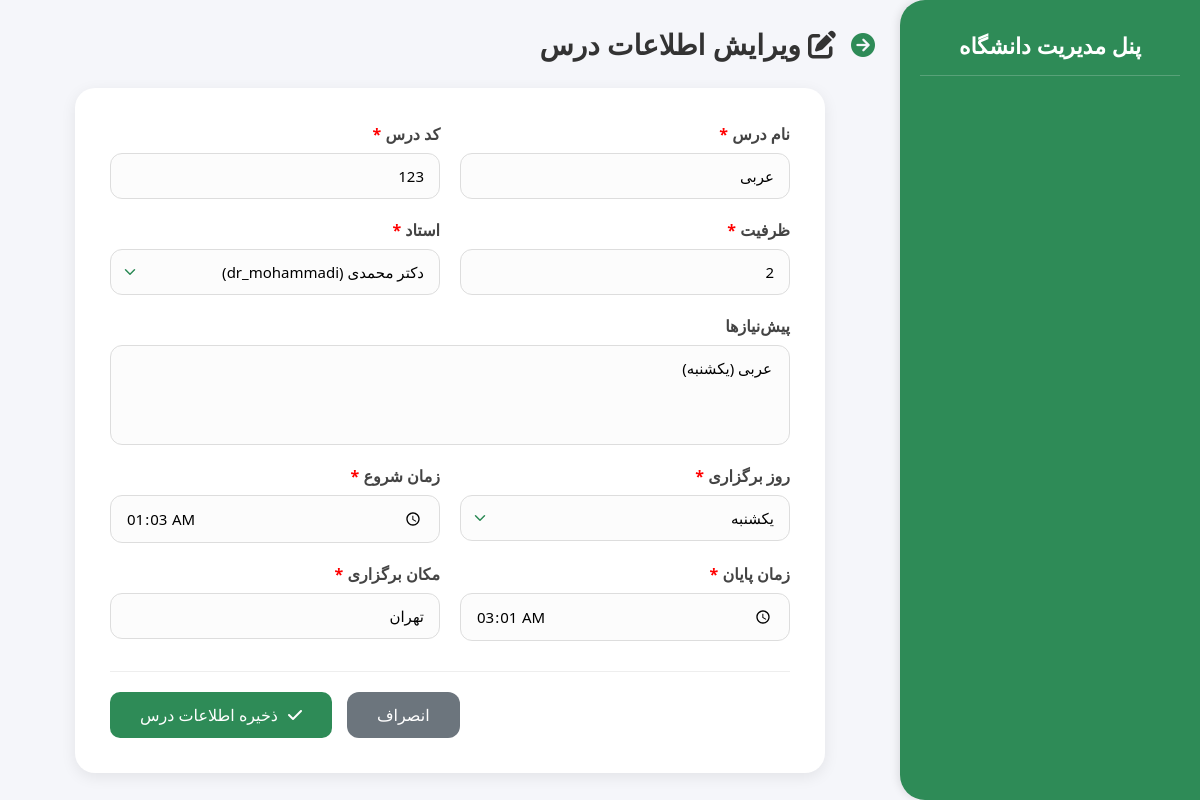
The page /courses/edit/1/ on the database as committed earlier.
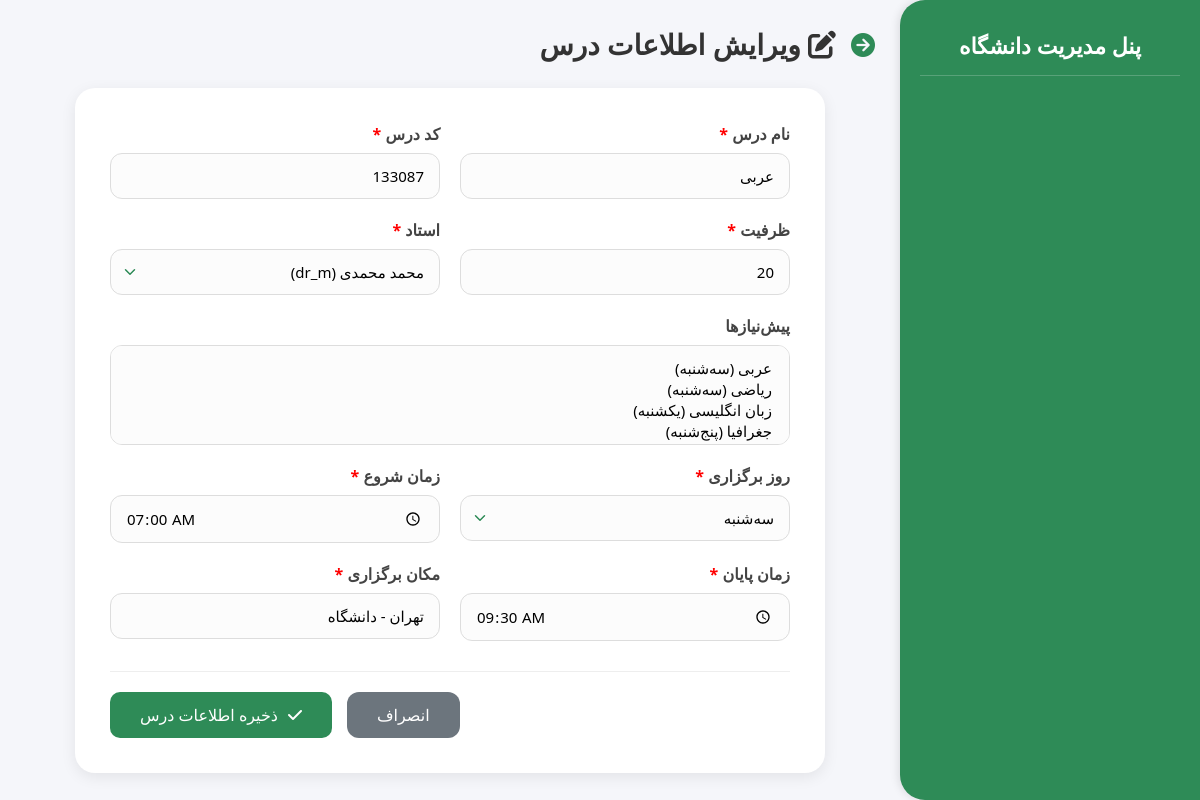
The same page on the database as committed later.
### apps/courses/models.py (models this page shows)
class Course(models.Model):
    DAYS_OF_WEEK = [
        ('1', 'شنبه'),
        ('2', 'یکشنبه'),
        ('3', 'دوشنبه'),
        ('4', 'سه‌شنبه'),
        ('5', 'چهارشنبه'),
        ('6', 'پنج‌شنبه'),
        ('7', 'جمعه'),
    ]
    name = models.CharField(max_length=100, verbose_name="نام درس")
    code = models.CharField(max_length=20, unique=True, verbose_name="کد درس")
    capacity = models.IntegerField(verbose_name="ظرفیت")
    professor = models.ForeignKey(
        User,
        on_delete=models.CASCADE,
        limit_choices_to={'is_professor': True},
        verbose_name="استاد"
    )
    day = models.CharField(
        max_length=1,
        choices=DAYS_OF_WEEK,
        default='1',
        verbose_name="روز برگزاری"
    )
    start_time = models.TimeField(verbose_name="زمان شروع")
    end_time = models.TimeField(verbose_name="زمان پایان")
    location = models.CharField(max_length=100, verbose_name="مکان برگزاری")
    prerequisites = models.ManyToManyField(
        'self',
        symmetrical=False,
        blank=True,
        verbose_name="پیش‌نیازها"
    )
    class Meta:
        verbose_name = "درس"
        verbose_name_plural = "دروس"
    def __str__(self):
        return f"{self.name} ({self.get_day_display()})"

### apps/courses/views.py (the view)
# urls.py: path('edit/<int:course_id>/', views.edit_course, name='edit'),
def edit_course(request, course_id):
    course = get_object_or_404(Course, id=course_id)
    form = CourseForm(request.POST or None, instance=course)
    if request.method == 'POST' and form.is_valid():
        form.save()
        messages.success(request, "تغییرات درس ذخیره شد.")
        return redirect('courses:manage_list')
    return render(request, 'courses/course_form.html', {'form': form})

### apps/courses/forms.py
class CourseForm(forms.ModelForm):
    class Meta:
        model = Course
        fields = ['name', 'code', 'capacity', 'professor', 'prerequisites', 'day', 'start_time', 'end_time', 'location']
        widgets = {
            'start_time': forms.TimeInput(attrs={'type': 'time', 'class': 'input-field'}),
            'end_time': forms.TimeInput(attrs={'type': 'time', 'class': 'input-field'}),
            'prerequisites': forms.SelectMultiple(attrs={'class': 'input-field'}),
        }

### apps/accounts/models.py (called while the page is built)
    def get_full_name(self):
        return f"{self.first_name} {self.last_name}"

    def __str__(self):
        return f"{self.get_full_name()} ({self.username})"

### templates/courses/course_form.html (shortened to what this page needs)
{% extends 'base.html' %}
{% block content %}
<div style="display: flex; align-items: center; gap: 15px; margin-bottom: 25px;">
    <a href="{% url 'courses:manage_list' %}" style="text-decoration: none; color: #2E8B57; font-size: 24px;">
        <i class="fa-solid fa-circle-arrow-right"></i>
    </a>
    <h2 style="margin: 0; color: #333;">
        {% if form.instance.pk %}
            <i class="fa-solid fa-pen-to-square"></i> ویرایش اطلاعات درس
        {% else %}
            <i class="fa-solid fa-plus-circle"></i> تعریف درس جدید در سامانه
        {% endif %}
    </h2>
</div>
<div class="card-container" style="width: 80%; margin: 0 auto; background: white; padding: 35px; border-radius: 20px; box-shadow: 0 4px 15px rgba(0,0,0,0.08);">
    <form method="post">
        <div style="display: grid; grid-template-columns: 1fr 1fr; gap: 20px;">
            {% for field in form %}
                <div style="display: flex; flex-direction: column; {% if field.name == 'prerequisites' %}grid-column: span 2;{% endif %}">
                    <label style="font-weight: 600; color: #444; margin-bottom: 8px;">
                        {{ field.label }}
                        {% if field.field.required %}<span style="color: red;">*</span>{% endif %}
                    </label>
                    {{ field }}
                </div>
            {% endfor %}
        </div>
        <div style="margin-top: 30px; border-top: 1px solid #eee; padding-top: 20px; display: flex; gap: 15px; justify-content: flex-end;">
            <a href="{% url 'courses:manage_list' %}" class="btn-action" style="background: #6c757d; text-decoration: none; padding: 12px 30px; display: flex; align-items: center; gap: 10px; color: white; border-radius: 12px;">
                انصراف
            </a>
            <button type="submit" class="btn-action btn-green" style="padding: 12px 30px; font-size: 16px; font-family: inherit; display: flex; align-items: center; gap: 10px; border: none; cursor: pointer;">
                <i class="fa-solid fa-check"></i> ذخیره اطلاعات درس
            </button>
        </div>
    </form>
</div>
{% endblock %}

Rows that differ between the two databases and show on the page:
changed Course "عربی": code "123" → "133087"; capacity "2" → "20"; professor "دکتر محمدی (dr_mohammadi)" → "محمد محمدی (dr_m)"; day "یکشنبه" → "سه‌شنبه"; start_time "01:03:00" → "07:00:00"; end_time "03:01:00" → "09:30:00"; location "تهران" → "تهران - دانشگاه"
Other text that changed with them:
form field prerequisites: "عربی (یکشنبه)" → "عربی (سه‌شنبه) / ریاضی (سه‌شنبه) / زبان انگلیسی (یکشنبه) / جغرافیا (پنج‌شنبه)"
